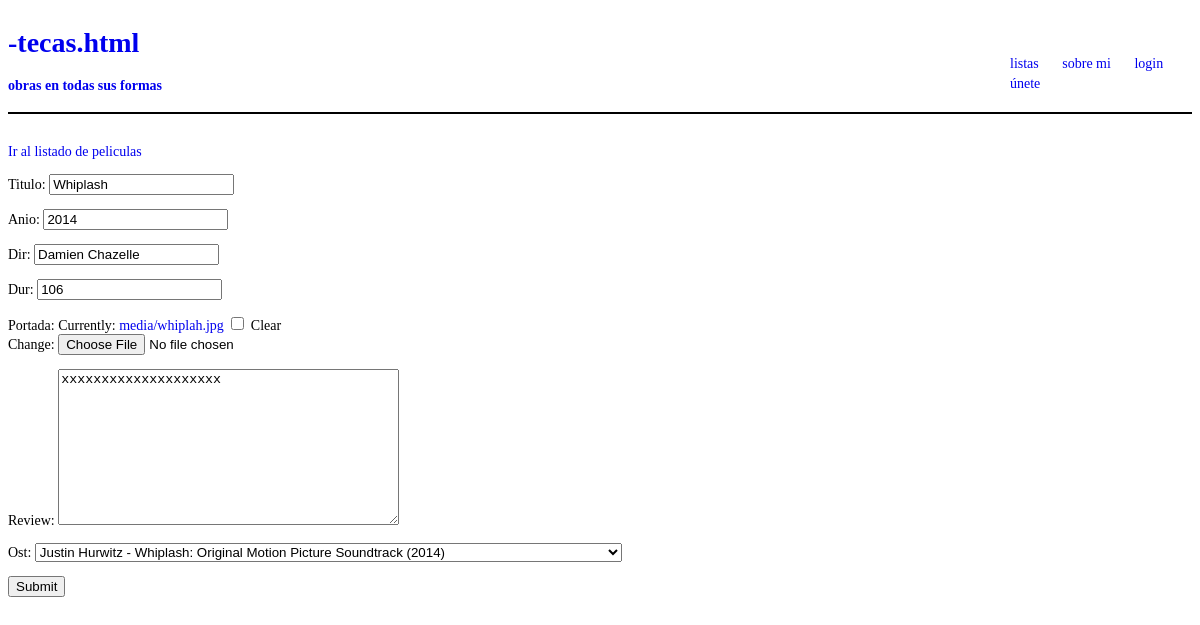
Page /editar_pelicula/4 on the committed database.
### app_a/models.py (models this page shows, shortened)
class Pelicula(models.Model):
    titulo = models.CharField(max_length=100)
    anio = models.IntegerField()
    dir = models.CharField(max_length=100)
    dur = models.IntegerField()
    portada = models.ImageField(upload_to='media/', null=True, blank=True)
    review = RichTextField(blank=True, null=True)
    ost = models.ForeignKey(Album, blank=True, null=True, on_delete=models.SET_NULL)

class Album(models.Model):
    titulo = models.CharField(max_length=100)
    anio = models.IntegerField()
    autor = models.CharField(max_length=100)
    genero = models.CharField(max_length=50)
    portada = models.ImageField(upload_to='media/', null=True, blank=True)
    review = RichTextField(blank=True, null=True)
    def __str__(self):
        return f'{self.autor} - {self.titulo} ({self.anio})'

### app_a/views.py (the view)
# urls.py: path('editar_pelicula/<int:pk>', views.PeliculaEditView.as_view(), name='editar_pelicula'),
class PeliculaEditView(SuccessMessageMixin, UpdateView):
    model = Pelicula
    fields = '__all__'
    template_name = 'pelicula/editar_pelicula.html'
    success_url = '/lista_pelicula'
    success_message = 'Pelicula editada!'

### app_a/templates/pelicula/editar_pelicula.html (shortened to what this page needs)
{% extends 'tem/base.html' %}
{% block body %}
    <a href={% url 'lista_pelicula' %}>Ir al listado de peliculas</a>
    <form action={% url 'editar_pelicula' pelicula.id %} method='POST' enctype='multipart/form-data'> {% csrf_token %}
        {{form.as_p}}
        <input type='submit' placeholder='Editar Pelicula'>
    </form>
{% endblock %}

### app_a/static/stc/base.css (style rules this page uses)
body { font-size: .875rem; font-family: Verdana; }
a { text-decoration: none; }

### rows in the picture
Pelicula: titulo "Whiplash", dir "Damien Chazelle", dur "106", review "xxxxxxxxxxxxxxxxxxxx", ost "Justin Hurwitz - Whiplash: Original Motion Picture Soundtrack (2014)"
Album: anio "2014"
